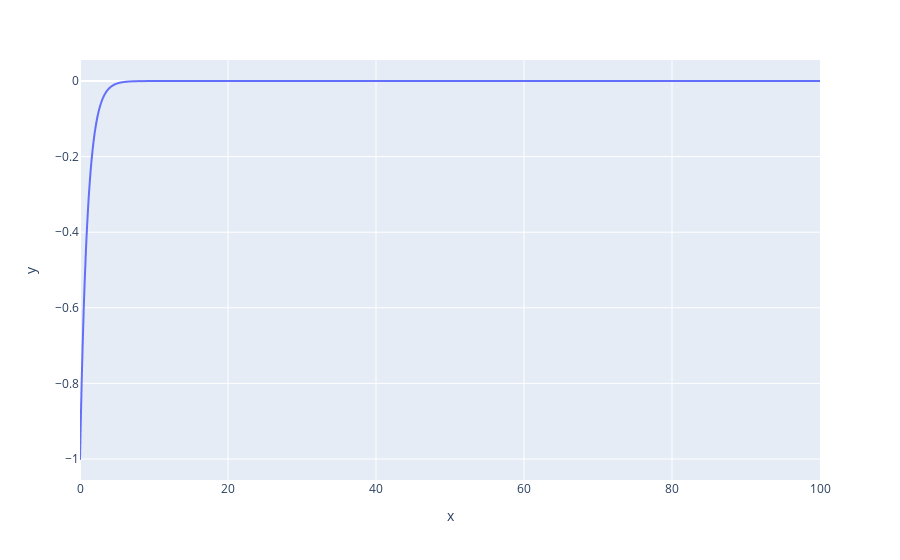

Source (notebook cell):
### Code cell
def calc_f(y):
    return -y

y0 = -1

def calc_implicit_rk(n):
    g = 1 - 2**0.5 / 2
    c = np.array((g, 1))
    a = np.array((
        (g, 0),
        (1-g, g)
    ))
    b = np.array((1-g, g))

    tmax = 100
    tmin = 0
    h = (tmax - tmin)/n
    t = np.linspace(tmin, tmax, n+1, endpoint=True)
    y = np.zeros((n+1, ))
    # return t.shape, y[0].shape
    y[0] = y0
    k = np.zeros((2,))

    def to_call(yn):
        def to_solve(k):
            ans =  np.array((
                k[0] - calc_f(yn + h * sum(a[0]*k)), # k0y
                k[1] - calc_f(yn + h * sum(a[1]*k))  # k1y
            ))
            # print(ans)
            return ans
        return to_solve

    for i in range(1, n+1):
        to_solve = to_call(y[i-1])
        k = sp.optimize.fsolve(to_solve, (1,1))
        # print(k)
        # y[i] = y[i-1] + h * b @ k
        y[i] = y[i-1] + h*sum(b*k)
    return t, y 


t, y = calc_implicit_rk(2000)
# y = np.clip(y, None, 1e6)
# df = pd.DataFrame({'t': t, 'x': y[:,0], 'z': y[:,1]})
px.line(x=t, y=y)

### Figure 1 — Plotly figure (JSON) as saved in the notebook; plotly's stock layout.template omitted (floating-point values rounded to 4 significant figures; data arrays with more than 128 entries replaced by an {"elided": "..."} marker saying what was removed)
{"data": [{"hovertemplate": "x=%{x}<br>y=%{y}<extra></extra>", "legendgroup": "", "line": {"color": "#636efa", "dash": "solid"}, "marker": {"symbol": "circle"}, "mode": "lines", "name": "", "showlegend": false, "type": "scattergl", "x": {"elided": "2001 float values"}, "xaxis": "x", "y": {"elided": "2001 float values"}, "yaxis": "y"}], "layout": {"legend": {"tracegroupgap": 0}, "margin": {"t": 60}, "xaxis": {"anchor": "y", "domain": [0, 1], "title": {"text": "x"}}, "yaxis": {"anchor": "x", "domain": [0, 1], "title": {"text": "y"}}}}
